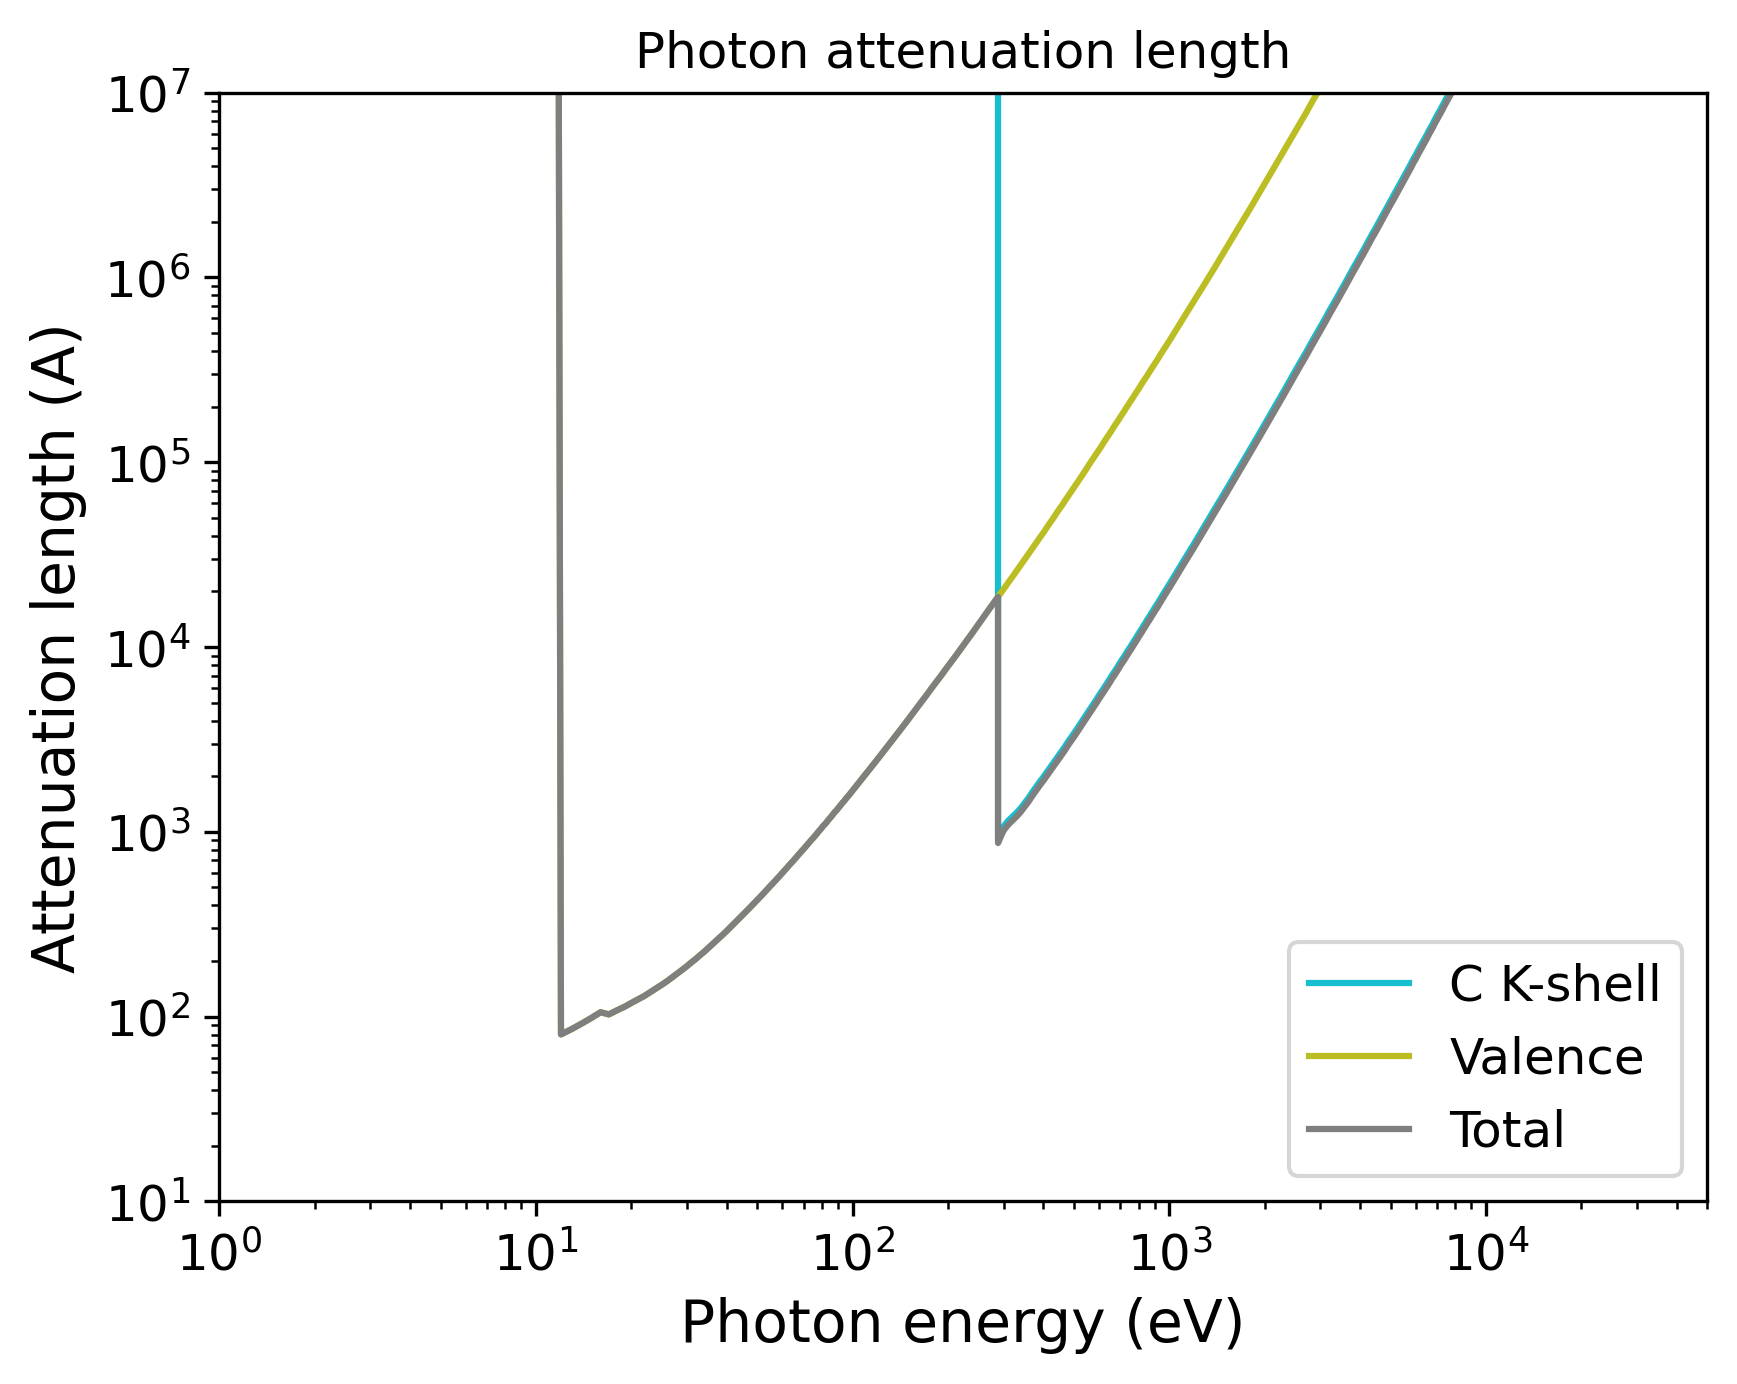

Recreate this plot in Python.
import pandas as pd
import numpy as np
import matplotlib.pyplot as plt
import matplotlib.cm as cm
# Set the format:
plt.xlabel("Photon energy (eV)", fontsize=14)
plt.ylabel("Attenuation length (A)", fontsize=14)
plt.xticks(fontsize=12)
plt.yticks(fontsize=12)
plt.grid(False)
# Set the axes:
# Read the output file:
df = pd.read_csv(r"OUTPUT_Pentaheptite_Photon_IMFP.dat", sep=r'\s+', header=None, comment="#", skipinitialspace=True)
plt.xscale("log")
plt.yscale("log")
# Prepare the plot:
columns_to_plot = [ 1, 2, 3]
labels = [ "C K-shell", "Valence", "Total"]
# Create N distinct colors from a colormap
N = len(columns_to_plot)
colors = plt.cm.tab10(np.linspace(1, 0, 10))
# Set line styles:
linestyles = [ "-", "-", "-"]
for i, col in enumerate(columns_to_plot):
    color = colors[i % len(colors)]
    ls    = linestyles[i % len(linestyles)]
    label = labels[i % len(labels)]
    plt.plot(df.iloc[:, 0], df.iloc[:, col],
    color=color,
    label=label,
    linestyle=ls)
plt.xlim(1.00000000,50000.00000000)
plt.ylim(10.00000000,10000000.00000000)
plt.title("Photon attenuation length")
plt.legend(loc="best", fontsize=12)
# Save the plot in this format:
plt.savefig("OUTPUT_MFP_photon.png", dpi=300, bbox_inches="tight")
